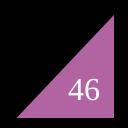
Frame 1 (no input)
Frame 60 (no input): identical to frame 1, image omitted
Frame 120 (the mouse pressed at the canvas centre since frame 60): identical to frame 1, image omitted

The p5.js sketch that drew this single still picture (run headless with seeded random() and noise() and a simulated clock; from frame 60 on, the mouse is pressed at the canvas centre):

// p5.js sketch
// ── sketch.js
function setup() {
  createCanvas(128,128);
}

function draw() {
  background(0);
  strokeWeight(4);
  fill(178, 100, 162);
  triangle(12,120,116,120,116,10);
  fill(94, 185, 84);
  fill(255);
  textSize(32);
  textFont("serif");
  text("46", 68, 100);
}
